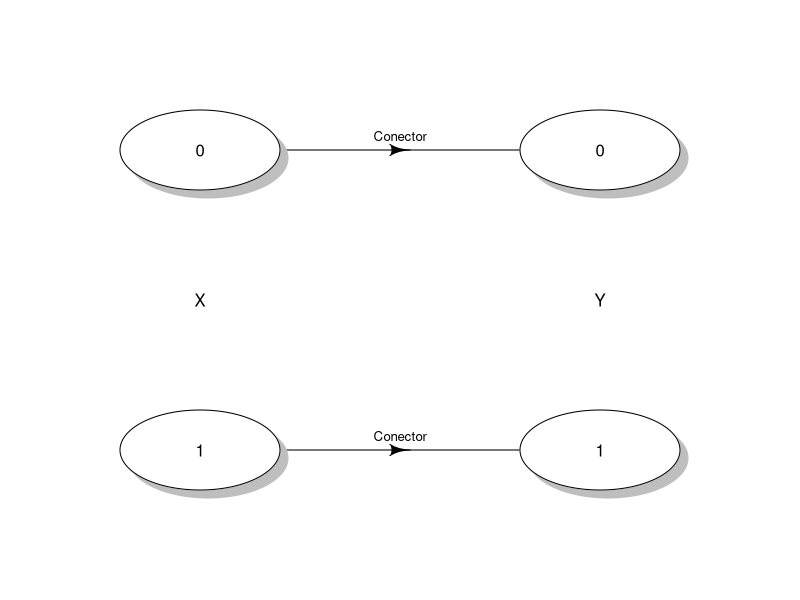
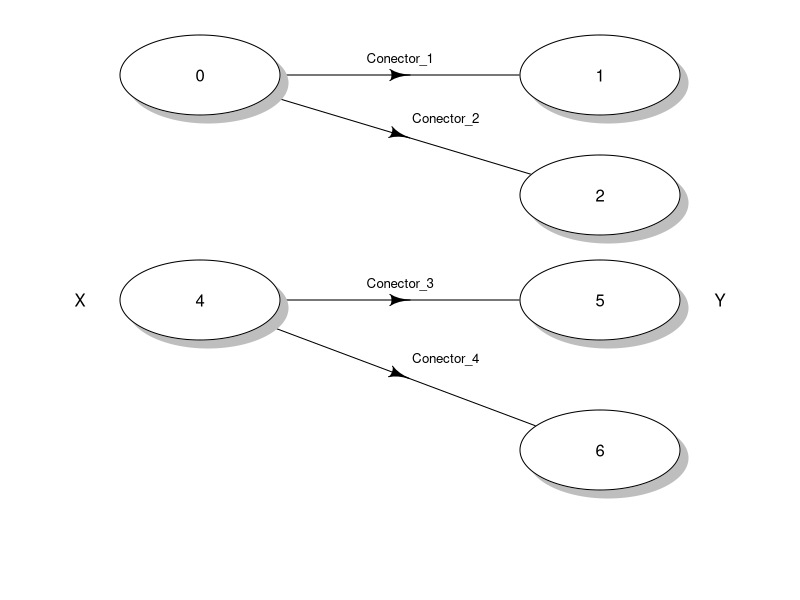
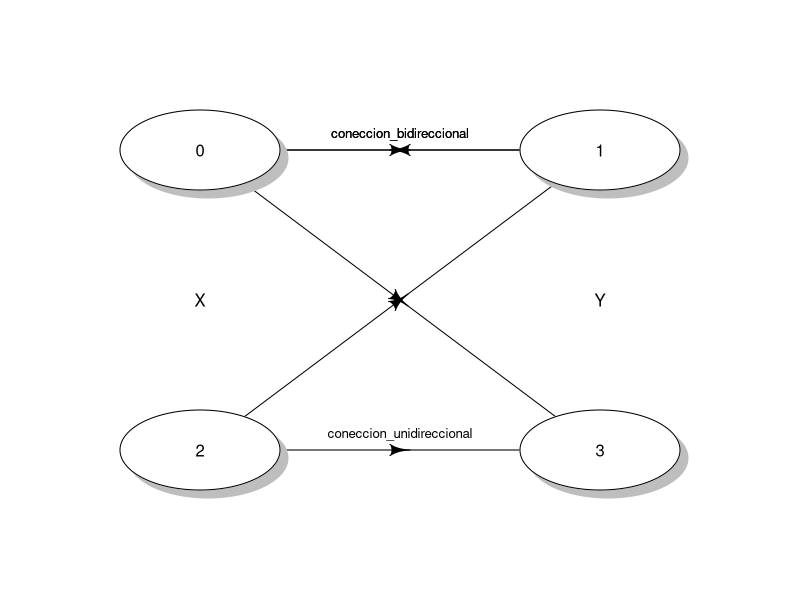
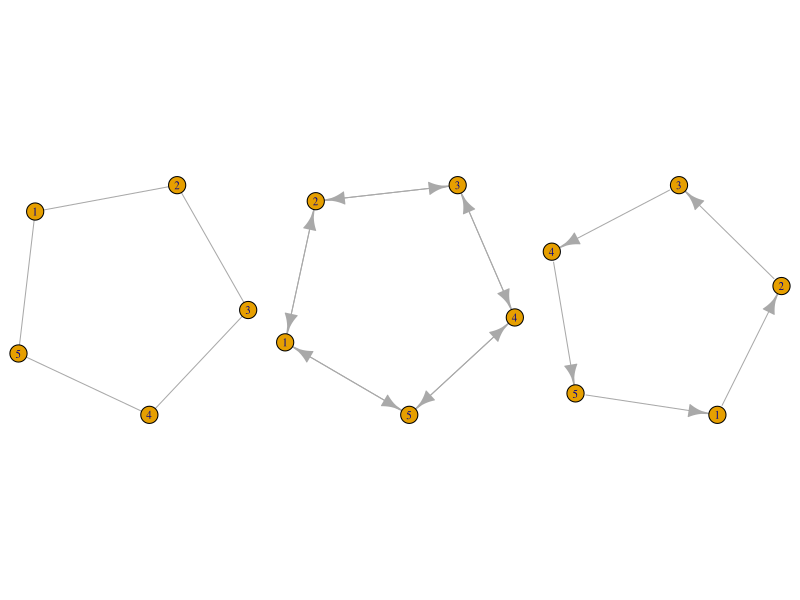
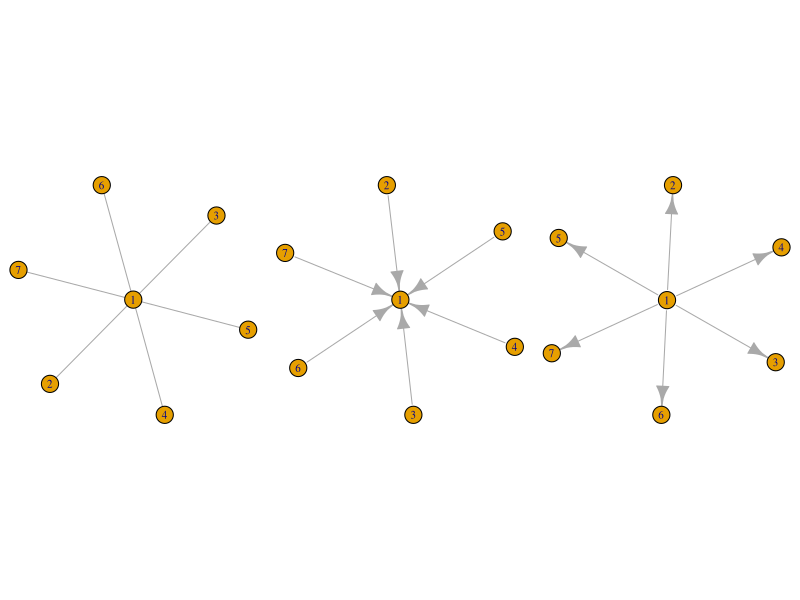
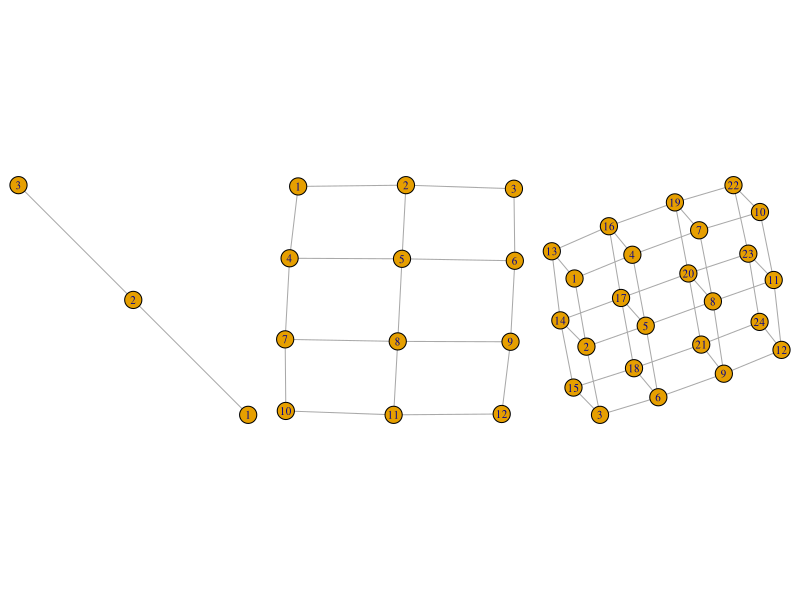
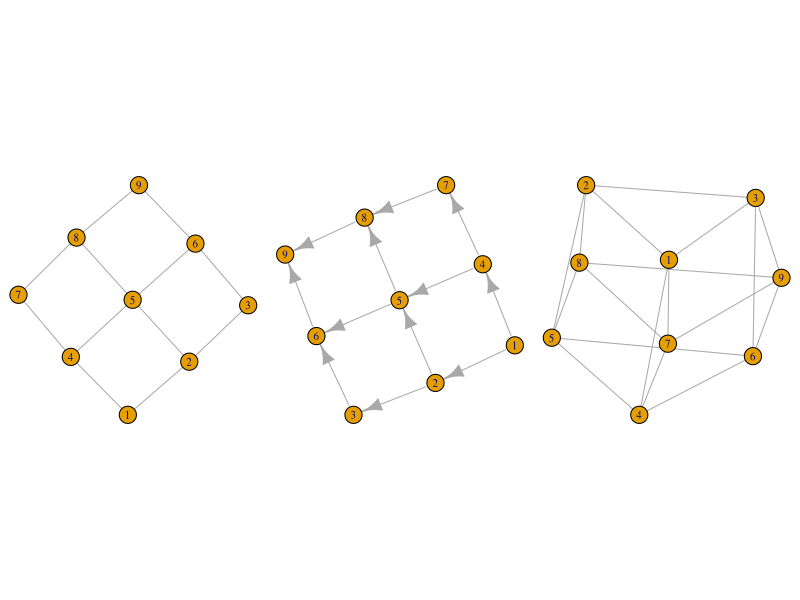
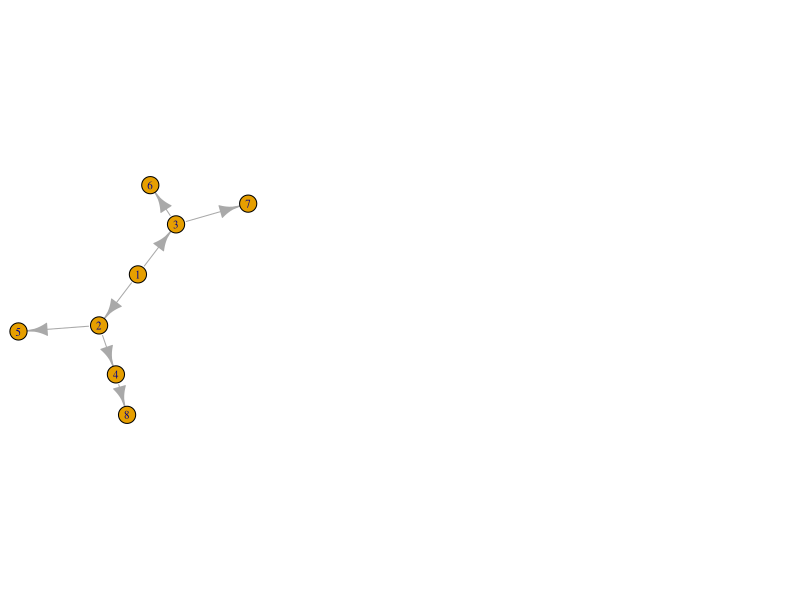

Generate these figures, in order, with R:
## ---- chunk 1
if(!require('diagram')){install.packages("diagram")}
library("diagram")
if(!require('igraph')){install.packages("igraph")}
library("igraph")
## ---- chunk 2
names <- c("0", "0", "1", "1")
M <- matrix(nrow = 4, ncol = 4, byrow = TRUE, data = 0)
M[2, 1] <- M[4, 3] <- "Conector"

par(mar = c(0, 0, 0, 0))
plotmat(M, pos = c(2, 2), 
           # pos - posicion del grafo
           name = names, lwd = 1, curve = 0,
           box.lwd = 1, cex.txt = 0.8, box.size = .1,
           box.type = "circle", box.prop = 0.5)
text(0.25,.5,"X"); text(.75,.5,"Y");
## ---- chunk 3
names <- c(# nivel 1
           "0", "1", "2", 
           # Nivel 2
           "4", "5", "6")
M <- matrix(nrow = 6, ncol = 6, byrow = TRUE, data = 0)
# Etiquetas de los conectores
M[2, 1] <- "Conector_1" 
M[3, 1] <- "Conector_2"
M[5, 4] <- "Conector_3" 
M[6, 4] <- "Conector_4"
## ---- chunk 4
par(mar = c(0, 0, 0, 0))
plotmat(M, 
        pos = matrix(c(.25,.875, .75,.875, .75,.675, .25,.5, .75,.5, .75,.25), 
                     ncol=2, byrow=TRUE),
        name = names, lwd = 1, curve = 0,
        box.lwd = 1, cex.txt = 0.8, box.size = .1,
        box.type = "circle", box.prop = 0.5)

# Etiquetas adicionales para ciertos nodos, marcando las coordenadas de inclusion
text(0.1,.5,"X")
text(.9,.5,"Y");
## ---- chunk 5
names <- c(# nivel 1
           "0", "1", 
           # nivel 2
           "2", "3")

M <- matrix(nrow = 4, ncol = 4, byrow = TRUE, data = 0)

# Relacion bidireccional en el primer nivel
M[2, 1] <- "coneccion_bidireccional"
M[1, 2] <- "coneccion_bidireccional"
M[4, 3] <- "coneccion_unidireccional"
M[4, 1] <- ""
M[2, 3] <- ""

par(mar = c(0, 0, 0, 0))
plotmat(M, pos = c(2, 2), name = names, lwd = 1, curve = 0,
           box.lwd = 1, cex.txt = 0.8, box.size = .1,
           box.type = "circle", box.prop = 0.5)
text(0.25,.5,"X")
text(.75,.5,"Y")
## ---- chunk 6
library("igraph")

par(mfrow=c(1,3))
# grafo circular
plot(graph.ring(5,circular=TRUE))
# grafo dirigido simetrico
plot(graph.ring(5,directed=TRUE,mutual=TRUE))
# grafo dirigido asimetrico
plot(graph.ring(5,directed=TRUE,mutual=FALSE))
## ---- chunk 7
par(mfrow=c(1,3))
# grafo no dirigido
plot(graph.star(7,mode="undirected"))
# grafo dirigido concentrico
plot(graph.star(7,mode="in"))
# grafo dirigido no concentrico
plot(graph.star(7,mode="out"))
## ---- chunk 8
# Definimos la cuadricula
graph.lattice( c(3,4) )

par(mfrow=c(1,3))
# Grafo en una dimension
plot(graph.lattice( c(3) ))
# Grafo en dos dimensiones
plot(graph.lattice( c(3,4) ))
# Grafo en tres dimensiona
plot(graph.lattice( c(3,4,2) ))

## ---- chunk 9
par(mfrow=c(1,3))
# grafos sin conectividad dirigida
plot(graph.lattice( c(3,3) ))
# grafos con conectividad dirigida
plot(graph.lattice( c(3,3), directed=TRUE ))
# grafos con conectividad dirigida ciclica
plot(graph.lattice( c(3,3), circular=TRUE ))
## ---- chunk 10
# Definimos un arbol
graph.tree(8)
plot(graph.tree(8))
## ---- chunk 11
par(mfrow=c(1,1))
# un descendiente
plot(graph.tree(8, children=1))
# dos descendientes
plot(graph.tree(8, children=2))
# tres descendientes
plot(graph.tree(8, children=3))

## ---- chunk 12
par(mfrow=c(1,1))
# grafo estandar dirigido descendiente (estandar)
plot(graph.tree(8, mode="out"))
# grafo estandar dirigido progenitor
plot(graph.tree(8, mode="in"))
# grafo no dirigido
plot(graph.tree(8, mode="undirected"))
## ---- chunk 13
# Grafos en dos dimensiones
g <- graph( c(1,2, 
              1,3, 
              1,1, 
              1,5, 
              3,4, 
              4,5, 
              5,6),
            directed=TRUE )
g
plot(g)
## ---- chunk 14
are.connected(g,1,3)
are.connected(g,3,1)
are.connected(g,5,1)
## ---- chunk 15
g <- graph.full(8, directed=TRUE)
g
plot(g)
is.directed(g)
## ---- chunk 16
g <- graph( c(1,2, 
              1,3, 
              1,1, 
              3,4, 
              4,5, 
              5,6,
              1,6), 
            directed=TRUE, 
            n=8 )
g
plot(g)
is.directed(g)
get.edgelist(g)
## ---- chunk 17
# Matriz
edgelist <- matrix(c(1:5,3:6,1),
                   ncol=2)
edgelist
g <- graph(edgelist)
plot(g)
## ---- chunk 18
set.seed(123)
# matrix adyacencia
n <- 8 # numero de nodos
adjacency.matrix <- matrix( (runif(n^2)>.5)+0, 
                            nrow=n )
adjacency.matrix
g <- graph.adjacency(adjacency.matrix)
g
plot(g)
get.adjacency(g)
## ---- chunk 19
# Creamos el data frame
n <- 10
df <- data.frame(name = sample(letters[1:10],size=n,replace=TRUE),
                 age = rpois(n,20),
                 gender = sample(c("F","M"),size=n,replace=TRUE))
df

lapply(df, class)
## ---- chunk 20
plot.igraph(g, layout=layout.fruchterman.reingold,
            vertex.label.dist=0,
            vertex.label.cex=1:2,  
            vertex.label.degree=pi/2,  
            vertex.shape=c("circle","circle"),
            vertex.label.color=c(0,1),
            edge.color=E(g)$color,
            edge.width=E(g)$weight,
            edge.label=E(g)$names, 
            edge.label.cex=2, 
            edge.lty=2, 
            edge.curved=TRUE,
            edge.loop.angle=pi/4,
            edge.arrow.size=1,
            frame=TRUE)
